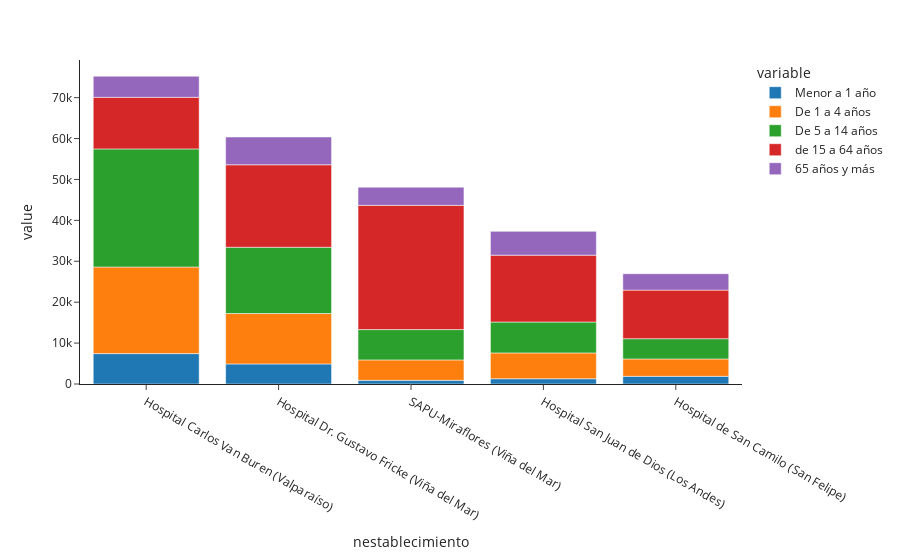

This figure's notebook cell:
### Code cell
def get_bar_top5(data,region):
    data_id = data[data['Código Región']==region]
    data_id = data_id.groupby(by=['idestablecimiento','nestablecimiento'],as_index=False).sum().sort_values(by='total',ascending=False)[:5]
    fig = px.bar(data_id, x=data_id.nestablecimiento,y=['Menor a 1 año','De 1 a 4 años','De 5 a 14 años','de 15 a 64 años','65 años y más'], template="simple_white")
    return fig
get_bar_top5(resumen_semanal,5)

### Figure 1 — Plotly figure (JSON) as saved in the notebook; plotly's stock layout.template omitted (floating-point values rounded to 4 significant figures)
{"data": [{"alignmentgroup": "True", "hovertemplate": "variable=Menor a 1 año<br>nestablecimiento=%{x}<br>value=%{y}<extra></extra>", "legendgroup": "Menor a 1 año", "marker": {"color": "#1F77B4", "pattern": {"shape": ""}}, "name": "Menor a 1 año", "offsetgroup": "Menor a 1 año", "orientation": "v", "showlegend": true, "textposition": "auto", "type": "bar", "x": ["Hospital Carlos Van Buren (Valparaíso)", "Hospital Dr. Gustavo Fricke (Viña del Mar)", "SAPU-Miraflores (Viña del Mar)", "Hospital San Juan de Dios (Los Andes)", "Hospital de San Camilo (San Felipe)"], "xaxis": "x", "y": [7431, 4901, 893, 1289, 1871], "yaxis": "y"}, {"alignmentgroup": "True", "hovertemplate": "variable=De 1 a 4 años<br>nestablecimiento=%{x}<br>value=%{y}<extra></extra>", "legendgroup": "De 1 a 4 años", "marker": {"color": "#FF7F0E", "pattern": {"shape": ""}}, "name": "De 1 a 4 años", "offsetgroup": "De 1 a 4 años", "orientation": "v", "showlegend": true, "textposition": "auto", "type": "bar", "x": ["Hospital Carlos Van Buren (Valparaíso)", "Hospital Dr. Gustavo Fricke (Viña del Mar)", "SAPU-Miraflores (Viña del Mar)", "Hospital San Juan de Dios (Los Andes)", "Hospital de San Camilo (San Felipe)"], "xaxis": "x", "y": [21170, 12326, 5000, 6309, 4254], "yaxis": "y"}, {"alignmentgroup": "True", "hovertemplate": "variable=De 5 a 14 años<br>nestablecimiento=%{x}<br>value=%{y}<extra></extra>", "legendgroup": "De 5 a 14 años", "marker": {"color": "#2CA02C", "pattern": {"shape": ""}}, "name": "De 5 a 14 años", "offsetgroup": "De 5 a 14 años", "orientation": "v", "showlegend": true, "textposition": "auto", "type": "bar", "x": ["Hospital Carlos Van Buren (Valparaíso)", "Hospital Dr. Gustavo Fricke (Viña del Mar)", "SAPU-Miraflores (Viña del Mar)", "Hospital San Juan de Dios (Los Andes)", "Hospital de San Camilo (San Felipe)"], "xaxis": "x", "y": [28861, 16198, 7408, 7549, 4951], "yaxis": "y"}, {"alignmentgroup": "True", "hovertemplate": "variable=de 15 a 64 años<br>nestablecimiento=%{x}<br>value=%{y}<extra></extra>", "legendgroup": "de 15 a 64 años", "marker": {"color": "#D62728", "pattern": {"shape": ""}}, "name": "de 15 a 64 años", "offsetgroup": "de 15 a 64 años", "orientation": "v", "showlegend": true, "textposition": "auto", "type": "bar", "x": ["Hospital Carlos Van Buren (Valparaíso)", "Hospital Dr. Gustavo Fricke (Viña del Mar)", "SAPU-Miraflores (Viña del Mar)", "Hospital San Juan de Dios (Los Andes)", "Hospital de San Camilo (San Felipe)"], "xaxis": "x", "y": [12614, 20162, 30363, 16340, 11871], "yaxis": "y"}, {"alignmentgroup": "True", "hovertemplate": "variable=65 años y más<br>nestablecimiento=%{x}<br>value=%{y}<extra></extra>", "legendgroup": "65 años y más", "marker": {"color": "#9467BD", "pattern": {"shape": ""}}, "name": "65 años y más", "offsetgroup": "65 años y más", "orientation": "v", "showlegend": true, "textposition": "auto", "type": "bar", "x": ["Hospital Carlos Van Buren (Valparaíso)", "Hospital Dr. Gustavo Fricke (Viña del Mar)", "SAPU-Miraflores (Viña del Mar)", "Hospital San Juan de Dios (Los Andes)", "Hospital de San Camilo (San Felipe)"], "xaxis": "x", "y": [5161, 6788, 4450, 5823, 4007], "yaxis": "y"}], "layout": {"barmode": "relative", "legend": {"title": {"text": "variable"}, "tracegroupgap": 0}, "margin": {"t": 60}, "xaxis": {"anchor": "y", "domain": [0, 1], "title": {"text": "nestablecimiento"}}, "yaxis": {"anchor": "x", "domain": [0, 1], "title": {"text": "value"}}}}
